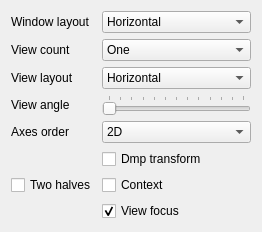
           <widget class="QWidget" name="tabView">
            <attribute name="title">
             <string>View</string>
            </attribute>
            <layout class="QFormLayout" name="formLayout_2">
             <property name="fieldGrowthPolicy">
              <enum>QFormLayout::AllNonFixedFieldsGrow</enum>
             </property>
             <item row="0" column="0">
              <widget class="QLabel" name="label_40">
               <property name="text">
                <string>Window layout</string>
               </property>
              </widget>
             </item>
             <item row="0" column="1">
              <widget class="QComboBox" name="comboBoxWindowLayout">
               <item>
                <property name="text">
                 <string>Horizontal</string>
                </property>
               </item>
               <item>
                <property name="text">
                 <string>Vertical</string>
                </property>
               </item>
              </widget>
             </item>
             <item row="1" column="0">
              <widget class="QLabel" name="labelViewCount">
               <property name="text">
                <string>View count</string>
               </property>
              </widget>
             </item>
             <item row="1" column="1">
              <widget class="QComboBox" name="comboBoxViewCount">
               <item>
                <property name="text">
                 <string>One</string>
                </property>
               </item>
               <item>
                <property name="text">
                 <string>Two</string>
                </property>
               </item>
               <item>
                <property name="text">
                 <string>Three</string>
                </property>
               </item>
               <item>
                <property name="text">
                 <string>Four</string>
                </property>
               </item>
              </widget>
             </item>
             <item row="2" column="0">
              <widget class="QLabel" name="labelViewLayout">
               <property name="text">
                <string>View layout</string>
               </property>
              </widget>
             </item>
             <item row="2" column="1">
              <widget class="QComboBox" name="comboBoxViewLayout">
               <item>
                <property name="text">
                 <string>Horizontal</string>
                </property>
               </item>
               <item>
                <property name="text">
                 <string>Vertical</string>
                </property>
               </item>
              </widget>
             </item>
             <item row="3" column="0">
              <widget class="QLabel" name="labelViewAngle">
               <property name="text">
                <string>View angle</string>
               </property>
              </widget>
             </item>
             <item row="3" column="1">
              <widget class="QSlider" name="horizontalSliderAngleOfView">
               <property name="maximum">
                <number>120</number>
               </property>
               <property name="orientation">
                <enum>Qt::Horizontal</enum>
               </property>
               <property name="tickPosition">
                <enum>QSlider::TicksAbove</enum>
               </property>
               <property name="tickInterval">
                <number>10</number>
               </property>
              </widget>
             </item>
             <item row="4" column="0">
              <widget class="QLabel" name="labelAxisOrder">
               <property name="text">
                <string>Axes order</string>
               </property>
              </widget>
             </item>
             <item row="4" column="1">
              <widget class="QComboBox" name="comboBoxAxisOrder">
               <item>
                <property name="text">
                 <string>2D</string>
                </property>
               </item>
               <item>
                <property name="text">
                 <string>2D time displacement</string>
                </property>
               </item>
               <item>
                <property name="text">
                 <string>2D rot. right 90</string>
                </property>
               </item>
               <item>
                <property name="text">
                 <string>2D rot. right 90 reflect.</string>
                </property>
               </item>
               <item>
                <property name="text">
                 <string>2D rot. left 90</string>
                </property>
               </item>
               <item>
                <property name="text">
                 <string>3D</string>
                </property>
               </item>
              </widget>
             </item>
             <item row="6" column="0">
              <widget class="QCheckBox" name="checkBoxTwoHalvesView">
               <property name="text">
                <string>Two halves</string>
               </property>
              </widget>
             </item>
             <item row="6" column="1">
              <widget class="QCheckBox" name="checkBoxContextView">
               <property name="text">
                <string>Context</string>
               </property>
              </widget>
             </item>
             <item row="7" column="1">
              <widget class="QCheckBox" name="checkBoxViewFocusShown">
               <property name="text">
                <string>View focus</string>
               </property>
               <property name="checked">
                <bool>true</bool>
               </property>
              </widget>
             </item>
             <item row="5" column="1">
              <widget class="QCheckBox" name="checkBoxDmpTransform">
               <property name="text">
                <string>Dmp transform</string>
               </property>
              </widget>
             </item>
            </layout>
           </widget>
